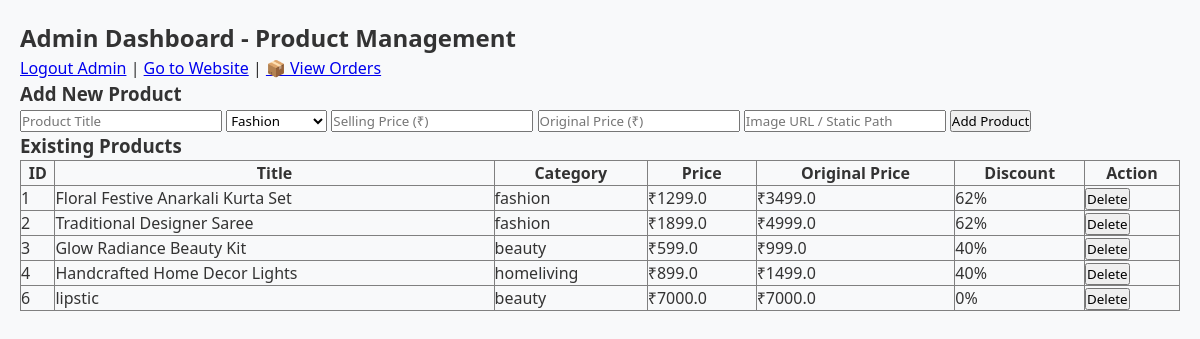
Page /admin (signed in) on the committed database.
### tables this page shows
CREATE TABLE products (
                id INTEGER PRIMARY KEY AUTOINCREMENT,
                title TEXT NOT NULL,
                category TEXT NOT NULL,
                price REAL NOT NULL,
                original_price REAL NOT NULL,
                discount_percent INTEGER NOT NULL,
                image_url TEXT NOT NULL
            , rating REAL DEFAULT 4.0, sizes TEXT DEFAULT 'Free Size', delivery_days INTEGER DEFAULT 5);

### app.py (the view)
@app.route('/admin')
def admin_panel():
    if not session.get('admin_logged_in'):
        return redirect(url_for('admin_login'))
    conn = get_db_connection()
    products = conn.execute('SELECT * FROM products').fetchall()
    pending_orders = conn.execute(
        "SELECT COUNT(DISTINCT order_group) FROM orders WHERE status = 'Placed'"
    ).fetchone()[0]
    conn.close()
    return render_template('admin.html', products=products, pending_orders=pending_orders)

### app.py (called while the page is built, shortened)
def get_db_connection():
    conn = sqlite3.connect(DATABASE)
    conn.row_factory = sqlite3.Row
    return conn

def get_csrf_token():
    token = session.get('_csrf_token')
    if not token:
        token = secrets.token_hex(16)
        session['_csrf_token'] = token
    return token

@app.before_request
def csrf_protect():
    if request.method not in ('POST', 'PUT', 'PATCH', 'DELETE'):
        return None

### templates/admin.html (shortened to what this page needs)
<!DOCTYPE html>
<html lang="en">
<head>
    <link rel="stylesheet" href="{{ url_for('static', filename='style.css') }}">
</head>
<body style="padding: 20px;">
    <h2>Admin Dashboard - Product Management</h2>
    <a href="{{ url_for('admin_logout') }}">Logout Admin</a> |
    <a href="/">Go to Website</a> |
    <a href="{{ url_for('admin_orders') }}">📦 View Orders{% if pending_orders %} ({{ pending_orders }} new){% endif %}</a>
    <h3>Add New Product</h3>
    <form action="/admin/add" method="POST" class="admin-form">
        <input type="text" name="title" placeholder="Product Title" required>
        <select name="category">
            <option value="fashion">Fashion</option>
        </select>
        <input type="number" name="price" placeholder="Selling Price (₹)" step="0.01" required>
        <input type="number" name="original_price" placeholder="Original Price (₹)" step="0.01" required>
        <input type="text" name="image_url" placeholder="Image URL / Static Path" required>
        <button type="submit">Add Product</button>
    </form>
    <h3>Existing Products</h3>
    <table border="1" cellpadding="8" style="border-collapse: collapse; width: 100%;">
        <tr>
            <th>ID</th>
            <th>Title</th>
            <th>Category</th>
            <th>Price</th>
            <th>Original Price</th>
            <th>Discount</th>
            <th>Action</th>
        </tr>
        {% for p in products %}
        <tr>
            <td>{{ p.id }}</td>
            <td>{{ p.title }}</td>
            <td>{{ p.category }}</td>
            <td>₹{{ p.price }}</td>
            <td>₹{{ p.original_price }}</td>
            <td>{{ p.discount_percent }}%</td>
            <td>
                <form action="/admin/delete/{{ p.id }}" method="POST" style="display:inline"
                      onsubmit="return confirm('Delete this item?')">
                    <button type="submit">Delete</button>
                </form>
            </td>
        </tr>
        {% endfor %}
    </table>
</body>
</html>

### static/style.css (style rules this page uses)
* { box-sizing: border-box; margin: 0; padding: 0; font-family: 'Segoe UI', Tahoma, Geneva, Verdana, sans-serif; }
body { background-color: #f8f9fa; color: #333333; line-height: 1.5; }

### rows in the picture
products: id "1", title "Floral Festive Anarkali Kurta Set", category "fashion", price "1299.0", original_price "3499.0", discount_percent "62"
products: id "2", title "Traditional Designer Saree", category "fashion", price "1899.0", original_price "4999.0", discount_percent "62"
products: id "3", title "Glow Radiance Beauty Kit", category "beauty", price "599.0", original_price "999.0", discount_percent "40"
products: id "4", title "Handcrafted Home Decor Lights", category "homeliving", price "899.0", original_price "1499.0", discount_percent "40"
products: id "6", title "lipstic", category "beauty", price "7000.0", original_price "7000.0", discount_percent "0"
